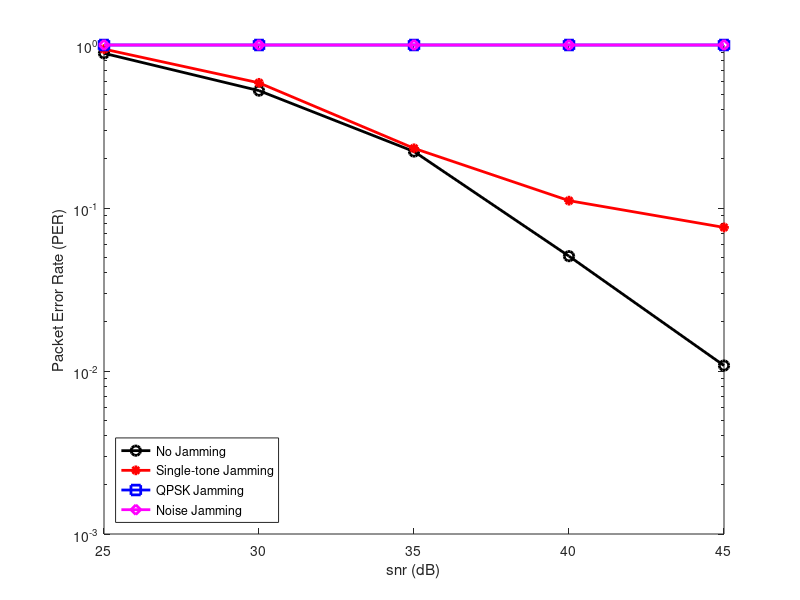
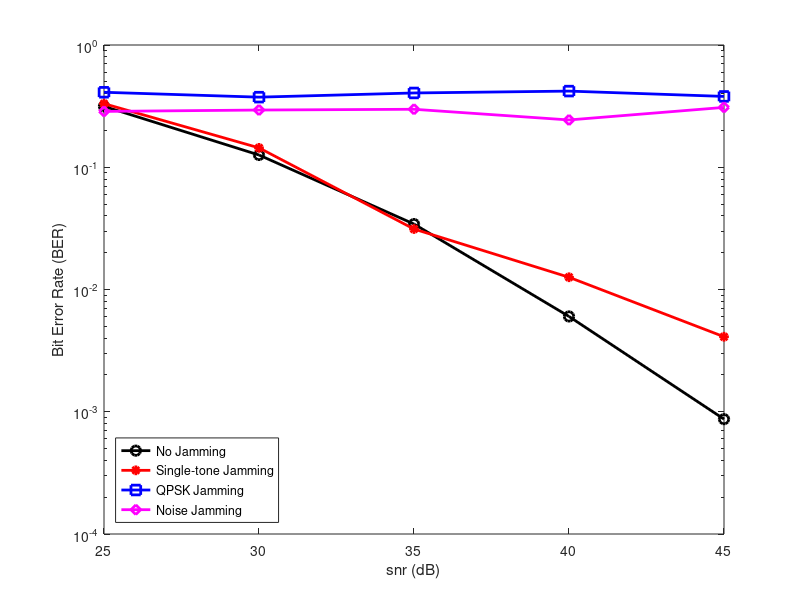

MATLAB code for these plots, in order:
clc
clear
close
%% Signal Detection With 1D CNN
snr = 25:5:45;
% Load Dataset
PER1 = load("PER_noJamming.mat");
BER1 = load("BER_noJamming.mat");
PER2 = load("PER_singletone.mat");
BER2 = load("BER_singletone.mat");
PER3 = load("PER_QPSK.mat");
BER3 = load("BER_QPSK.mat");
PER4 = load("PER_noiseJamming.mat");
BER4 = load("BER_noiseJamming.mat");
PER1 = PER1.packetErrorRate;
BER1 = BER1.bitErrorRate;
PER2 = PER2.packetErrorRate;
BER2 = BER2.bitErrorRate;
PER3 = PER3.packetErrorRate;
BER3 = BER3.bitErrorRate;
PER4 = PER4.packetErrorRate;
BER4 = BER4.bitErrorRate;
%% Plot Packet Error Rate vs SNR Results
figure (1);
semilogy(snr,PER1(3,:),'k-o','LineWidth',2,'MarkerSize',7);
hold on 
semilogy(snr,PER2(3,:),'r-*','LineWidth',2,'MarkerSize',7);
hold on 
semilogy(snr,PER3(3,:),'b-s','LineWidth',2,'MarkerSize',7);
hold on 
semilogy(snr,PER4(3,:),'m-d','LineWidth',2,'MarkerSize',7);
xlabel('snr (dB)');
ylabel('Packet Error Rate (PER)');
legend('No Jamming','Single-tone Jamming','QPSK Jamming',...
    'Noise Jamming','Location','southwest');
ylim([10^-3 1]);
%title('802.11n 20MHz, MCS15, Direct Mapping, 2x2 Channel Model B-NLOS, JSR = -5dB');
hold off

figure(2)
semilogy(snr,BER1(3,:),'k-o','LineWidth',2,'MarkerSize',7);
hold on 
semilogy(snr,BER2(3,:),'r-*','LineWidth',2,'MarkerSize',7);
hold on 
semilogy(snr,BER3(3,:),'b-s','LineWidth',2,'MarkerSize',7);
hold on 
semilogy(snr,BER4(3,:),'m-d','LineWidth',2,'MarkerSize',7);
xlabel('snr (dB)');
ylabel('Bit Error Rate (BER)');
legend('No Jamming','Single-tone Jamming','QPSK Jamming',...
    'Noise Jamming','Location','southwest');
ylim([10^-4 1]);
%title('802.11n 20MHz, MCS15, Direct Mapping, 2x2 Channel Model B-NLOS, JSR = -5dB');
hold off